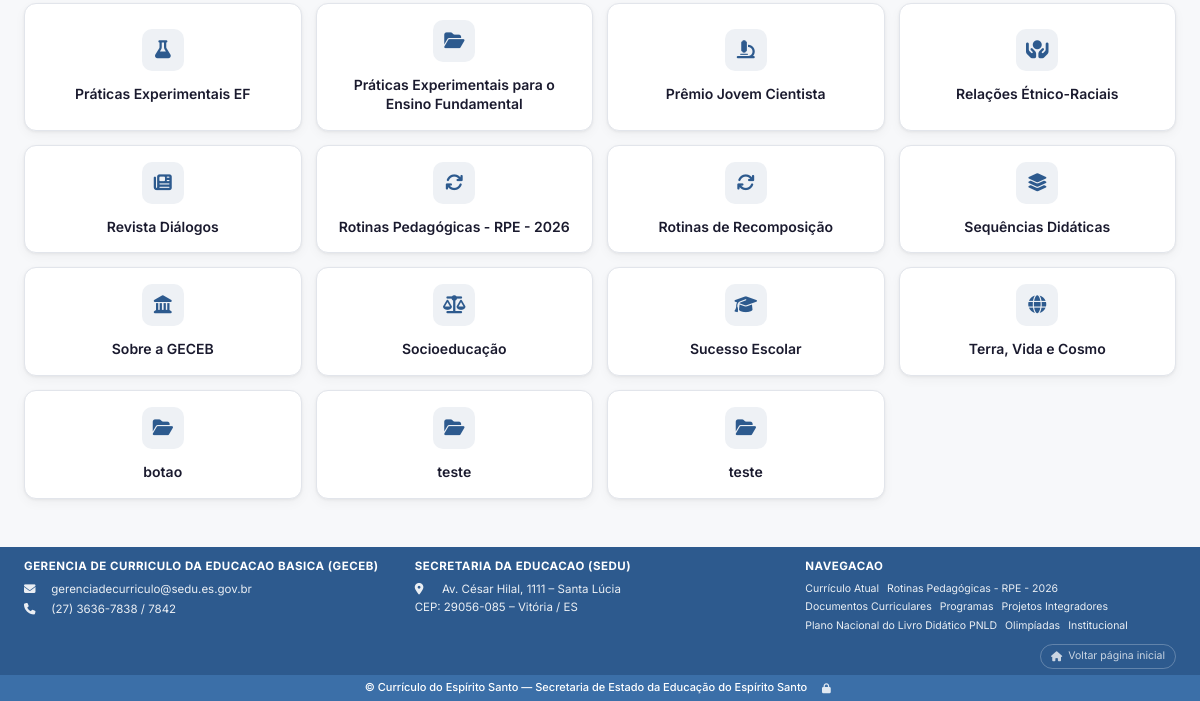
Before: /categoria/documentos-curriculares/ (lower part) with the older database file.
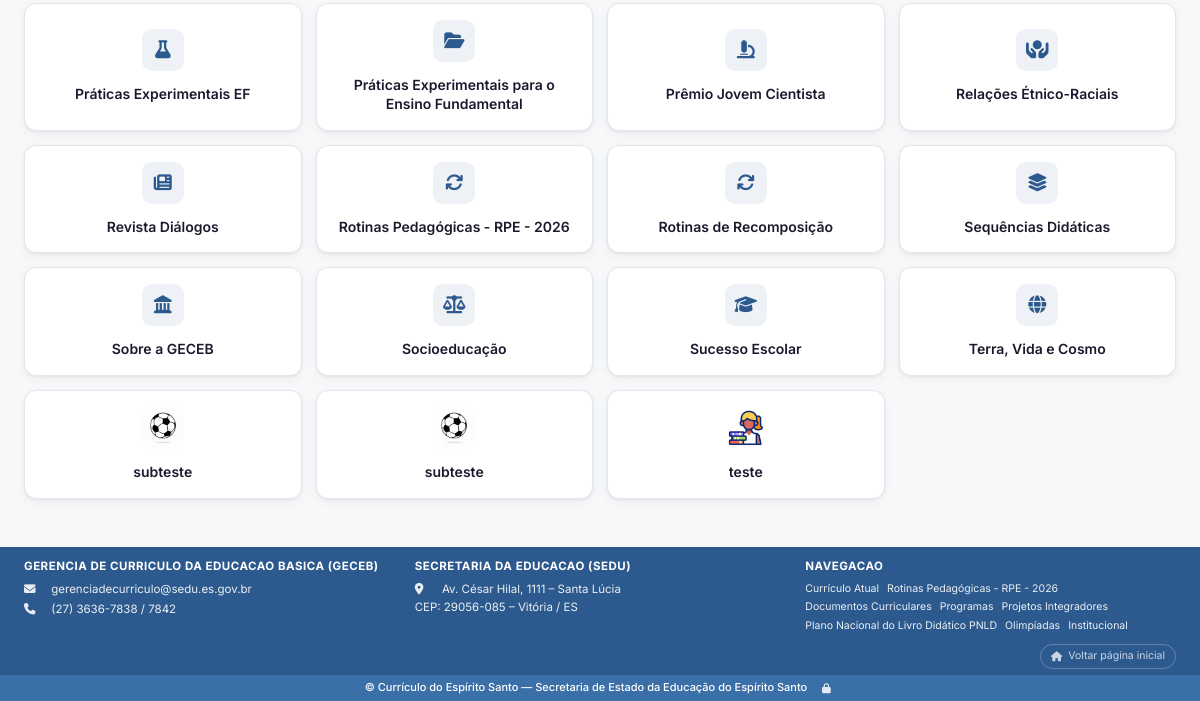
After: the same page with the newer database file.
### conteudo/models.py (models this page shows, shortened)
class Categoria(models.Model):
    nome = models.CharField('Nome', max_length=200)
    slug = models.SlugField('URL amigável', max_length=200, unique=True, blank=True)
    descricao = models.TextField('Descrição', blank=True)
    icone = models.CharField(
        'Ícone', max_length=50, blank=True,
        help_text='Nome do ícone (ex: fas fa-book, fas fa-trophy)'
    )
    icone_imagem = models.FileField(
        'Ícone personalizado (imagem)', upload_to='icones_categoria/', blank=True, null=True,
        help_text='Envie uma imagem para usar como ícone deste botão, no lugar do ícone '
                  'automático/Font Awesome. Aceita qualquer formato (PNG, JPG, SVG, ICO, '
                  'WEBP...). Use uma imagem com fundo transparente para não prejudicar a '
                  'estética do botão. A imagem é ajustada automaticamente ao espaço do '
                  'ícone (sem cortar) tanto no botão principal quanto em subbotões. Se '
                  'preenchido, tem prioridade sobre o ícone escolhido.'
    )
    imagem = models.ImageField('Imagem de capa', upload_to='categorias/', blank=True, null=True)
    ordem = models.PositiveIntegerField('Ordem no menu', default=0)
    ativa = models.BooleanField('Ativa', default=True)
    categoria_pai = models.ForeignKey(
        'self', on_delete=models.CASCADE, null=True, blank=True,
        related_name='subcategorias', verbose_name='Categoria pai'
    )
    mostrar_menu_superior = models.BooleanField(
        'Aparecer na barra superior do site', default=False,
        help_text='Se marcado, o botão aparece na barra azul do topo da página '
                  'inicial e na lista "Navegação" do rodapé. Se desmarcado, some '
                  'dessas duas barras (mas a página da categoria continua existindo). '
                  'Vale apenas para botões do nível principal.'
    )
    mostrar_navegue_area = models.BooleanField(
        'Aparecer no "Navegue por área"', default=False,
        help_text='Se marcado, o botão aparece na seção "Navegue por área" da '
                  'página inicial. Se desmarcado, não aparece lá. '
                  'Vale apenas para botões do nível principal.'
    )
    mostrar_area_central = models.BooleanField(
        'Aparecer na área central (ao lado do Currículo Atual)', default=False,
        help_text='Se marcado, o botão aparece centralizado na página inicial, '
                  'ao lado do botão "Currículo Atual". Independente da barra '
                  'superior — pode marcar um, outro, os dois ou nenhum. A ordem '
                  'de exibição usa o mesmo campo "Ordem no menu". '
                  'Vale apenas para botões do nível principal.'
    )
    url_externa = models.URLField(
        'URL / Link de acesso externo', max_length=500, blank=True,
        help_text='Opcional. Se preenchido, ao clicar neste botão o visitante '
                  'será direcionado para este endereço externo em vez de abrir '
                  'a página interna da categoria.'
    )
    mostrar_conteudos_recentes = models.BooleanField(
        'Aparecer em Conteúdos Recentes', default=False,
        help_text='Se marcado, os conteúdos desta categoria poderão aparecer '
                  'automaticamente na área "Conteúdos Recentes" da página inicial.'
    )
    mostrar_como_card = models.BooleanField(
        'Mostrar como card grande na página do pai', default=True,
        help_text='Vale apenas para subcategorias (botões dentro de outro botão). '
                  'Se marcado, aparece como chip no topo E como card grande clicável '
                  'no meio da página do pai. Se desmarcado, aparece SOMENTE como chip '
                  'no topo (sem duplicar). Subáreas criadas pela função "Criar subárea '
                  'nos botões marcados" já nascem desmarcadas, por padrão.'
    )
    class Meta:
        verbose_name = 'Categoria'
        verbose_name_plural = 'Categorias'
        ordering = ['ordem', 'nome']
    @property
    def icone_display(self):
        if self.icone:
            return self.icone
        return icone_por_texto(self.nome, fallback='fas fa-folder-open')
    @property
    def link_externo(self):
        url = (self.url_externa or '').strip()
        if not url:
            return ''
        if '://' in url or url.startswith(('mailto:', 'tel:', '//', '#', '/')):
            return url
        return 'https://' + url

class ConfiguracaoSite(models.Model):
    nome_site = models.CharField('Nome do site', max_length=200, default='Currículo do Espírito Santo')
    descricao = models.TextField('Descrição', default='Currículo da Educação Básica do Espírito Santo')
    home_titulo = models.CharField(
        'Título da página inicial', max_length=200,
        default='Currículo do Espírito Santo'
    )
    home_texto = models.TextField(
        'Texto da página inicial', blank=True,
        default='<p>Referencial curricular da Educação Básica, elaborado em regime de colaboração entre Estado e municípios.</p>'
    )
    email_contato = models.EmailField('E-mail de contato', default='gerenciadecurriculo@sedu.es.gov.br')
    telefone = models.CharField('Telefone', max_length=50, default='(27) 3636-7838 / 7842')
    endereco = models.TextField(
        'Endereço',
        default='Av. César Hilal, 1111 – Santa Lúcia\nCEP: 29056-085 – Vitória / ES'
    )
    logo = models.ImageField('Logo', upload_to='config/', blank=True, null=True)
    favicon = models.ImageField('Favicon', upload_to='config/', blank=True, null=True)
    rodape_col1_titulo = models.CharField('Rodape: titulo coluna 1', max_length=200, blank=True, default='GERENCIA DE CURRICULO DA EDUCACAO BASICA (GECEB)')
    rodape_col1_html = models.TextField('Rodape: conteudo coluna 1 (HTML)', blank=True)
    rodape_col2_titulo = models.CharField('Rodape: titulo coluna 2', max_length=200, blank=True, default='SECRETARIA DA EDUCACAO (SEDU)')
    rodape_col2_html = models.TextField('Rodape: conteudo coluna 2 (HTML)', blank=True)
    rodape_col3_titulo = models.CharField('Rodape: titulo coluna 3', max_length=200, blank=True, default='Navegacao')
    rodape_col3_html = models.TextField('Rodape: conteudo coluna 3 (HTML)', blank=True, help_text='Se vazio, exibe links automaticos das categorias do menu.')
    rodape_copyright = models.CharField('Rodape: texto copyright', max_length=300, blank=True)
    rodape_imagem = models.ImageField('Rodape: imagem/logo', upload_to='config/', blank=True, null=True)
    titulo_destaques = models.TextField('Título da seção "Destaques"', blank=True, default='Destaques')
    titulo_recentes = models.TextField('Título da seção "Conteúdos recentes"', blank=True, default='Conteúdos recentes')
    titulo_areas = models.TextField('Título da seção "Navegue por área"', blank=True, default='Navegue por área')
    icone_destaques = models.CharField('Ícone de "Destaques" (padrão do site)', max_length=100, blank=True)
    icone_destaques_imagem = models.FileField('Ícone de "Destaques" (imagem)', upload_to='icones_secao/', blank=True, null=True)
    icone_recentes = models.CharField('Ícone de "Conteúdos recentes" (padrão do site)', max_length=100, blank=True, default='fas fa-wand-magic-sparkles')
    icone_recentes_imagem = models.FileField('Ícone de "Conteúdos recentes" (imagem)', upload_to='icones_secao/', blank=True, null=True)
    icone_areas = models.CharField('Ícone de "Navegue por área" (padrão do site)', max_length=100, blank=True, default='fas fa-compass')
    icone_areas_imagem = models.FileField('Ícone de "Navegue por área" (imagem)', upload_to='icones_secao/', blank=True, null=True)
    class Meta:
        verbose_name = 'Configuração do site'
        verbose_name_plural = 'Configuração do site'
        permissions = [
            ('pode_acessar_organizador', 'Pode acessar: Organizador de Conteúdo'),
            ('pode_acessar_adicionar_arquivos', 'Pode acessar: Adicionar Arquivos'),
            ('pode_acessar_barra_superior', 'Pode acessar: Botões da Barra Superior'),
            ('pode_acessar_editor_rodape', 'Pode acessar: Editor do Rodapé'),
            ('pode_acessar_area_do_site', 'Pode acessar: Área do Site'),
            ('pode_acessar_estrutura_arvores', 'Pode acessar: Estrutura de Árvores'),
        ]
    @classmethod
    def get_config(cls):
        config, _ = cls.objects.get_or_create(pk=1)
        return config

### conteudo/views.py (the view, shortened to what this page needs)
# urls.py: path('categoria/<slug:slug>/', views.categoria_detalhe, name='categoria'),
def categoria_detalhe(request, slug):
    categoria = get_object_or_404(Categoria, slug=slug, ativa=True)
    subcategorias = categoria.subcategorias.filter(ativa=True).order_by('nome')
    if slug == SLUG_INDICE_GERAL:
        botoes = Categoria.objects.filter(
            ativa=True, categoria_pai__isnull=False
        ).order_by('nome')
        banners_cat = Banner.objects.filter(ativo=True, categoria=categoria)
        return render(request, 'categoria.html', {
            'categoria': categoria,
            'botoes': botoes,
            'pagina_indice': True,
            'banners': banners_cat,
        })

### templates/categoria.html (shortened to what this page needs)
{% extends 'base.html' %}
{% block content %}
<section class="section">
    <div class="container">
    {% if pagina_indice %}
        <div class="topic-grid">
            {% for botao in botoes %}
            <a href="{% if botao.link_externo %}{{ botao.link_externo }}{% else %}{% url 'conteudo:categoria' botao.slug %}{% endif %}"
               class="topic-btn{% if botao.estilo.pulsante %} btn-pulse{% endif %}{% if botao.estilo.classe_tamanho %} {{ botao.estilo.classe_tamanho }}{% endif %}"
               title="{{ botao.nome }}">
                <span class="topic-icon{% if botao.icone_imagem %} sem-fundo{% endif %}">
                    {% if botao.icone_imagem %}<img src="{{ botao.icone_imagem.url }}" alt="" class="icone-personalizado">
                    {% else %}<i class="{{ botao.icone_display }}"></i>{% endif %}
                </span>
                <span class="topic-label">{{ botao.nome }}</span>
            </a>
            {% endfor %}
        </div>
    {% endif %}
    </div>
</section>
{% endblock %}

### templates/base.html (shortened to what this page needs)
{% load static %}
<!DOCTYPE html>
<html lang="pt-BR">
<head>
    <link rel="stylesheet" href="https://cdnjs.cloudflare.com/ajax/libs/font-awesome/6.5.1/css/all.min.css">
    <link rel="stylesheet" href="{% static 'css/style.css' %}?v=20260717-4">
</head>
<body>
<main class="main">
    {% block content %}{% endblock %}
</main>
<footer class="footer">
    <div class="container footer-inner">
        <div class="footer-info">
            <h3>{{ config.rodape_col1_titulo|default:"GERÊNCIA DE CURRÍCULO DA EDUCAÇÃO BÁSICA (GECEB)" }}</h3>
            {% if config.rodape_col1_html %}{{ config.rodape_col1_html|safe }}{% else %}
            <p><i class="fas fa-envelope"></i> {{ config.email_contato }}</p>
            <p><i class="fas fa-phone"></i> {{ config.telefone }}</p>
            {% endif %}
        </div>
        <div class="footer-info">
            <h3>{{ config.rodape_col2_titulo|default:"SECRETARIA DA EDUCAÇÃO (SEDU)" }}</h3>
            {% if config.rodape_col2_html %}{{ config.rodape_col2_html|safe }}{% else %}
            <p><i class="fas fa-map-marker-alt"></i> {{ config.endereco|linebreaksbr }}</p>
            {% endif %}
        </div>
        <div class="footer-links">
            <h3>{{ config.rodape_col3_titulo|default:"Navegação" }}</h3>
            {% if config.rodape_col3_html %}{{ config.rodape_col3_html|safe }}{% else %}
            {% for cat in menu_categorias %}
            <a href="{% url 'conteudo:categoria' cat.slug %}">{{ cat.nome }}</a>
            {% endfor %}
            {% endif %}
        </div>
    </div>
    <div class="container footer-voltar-wrap">
        <a href="{% url 'conteudo:home' %}"
           class="footer-voltar-inicio{% if request.path != '/' %} pulse{% endif %}"
           title="Voltar à página inicial">
            <i class="fas fa-house"></i> Voltar página inicial
        </a>
    </div>
    <div class="footer-bottom">
        <div class="container footer-bottom-inner">
            <p>{% if config.rodape_copyright %}{{ config.rodape_copyright }}{% else %}&copy; {{ config.nome_site }} — Secretaria de Estado da Educação do Espírito Santo{% endif %}</p>
            <a href="/admin/" class="admin-access-btn" title="Área administrativa">
                <i class="fas fa-lock"></i>
            </a>
        </div>
    </div>
</footer>
</body>
</html>

Changed rows visible on the page:
removed Categoria: nome "botao"
removed Categoria: nome "teste"
removed Categoria: nome "teste"
added Categoria: icone_imagem (picture), nome "subteste"
added Categoria: icone_imagem (picture), nome "subteste"
added Categoria: icone_imagem (picture), nome "teste"
